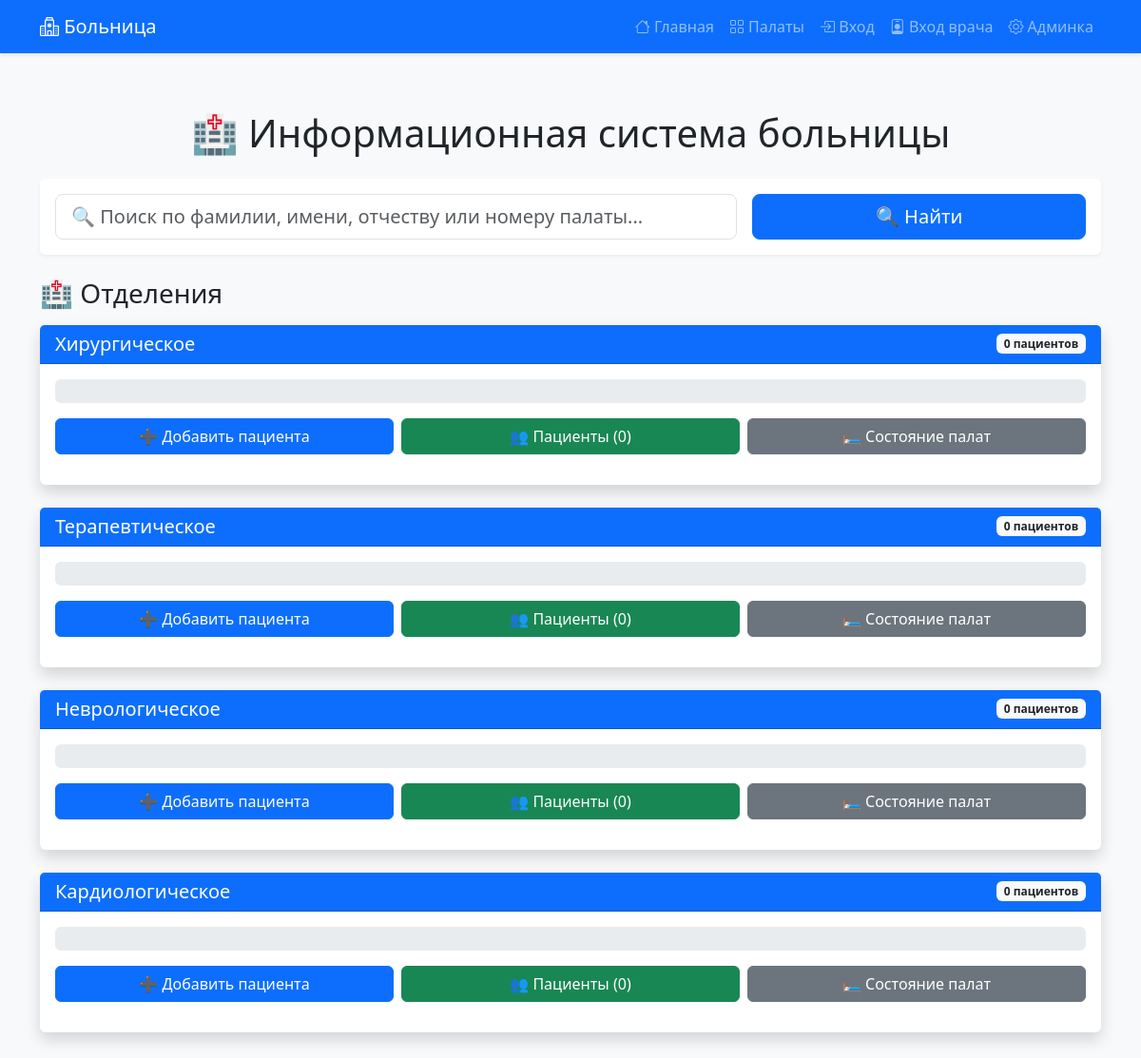
The page / on the database its author committed.
### hospital/models.py (models this page shows, shortened)
class Department(models.Model):
    name = models.CharField(max_length=100, verbose_name="Название отделения")
    class Meta:
        verbose_name = "Отделение"
        verbose_name_plural = "Отделения"

### hospital/views.py (the view)
# urls.py: path('', views.index, name='index'),
def index(request):
    create_hospital_structure()
    search_query = request.GET.get('search', '').strip()
    departments = Department.objects.all().prefetch_related('room_set', 'room_set__patient_set')
    total_rooms = Room.objects.count()
    total_capacity = Room.objects.aggregate(total=Sum('capacity'))['total'] or 0
    total_patients = Patient.objects.count()
    hospital_fill = int((total_patients / total_capacity) * 100) if total_capacity > 0 else 0
    found_patients = []
    for dep in departments:
        rooms_in_dep = Room.objects.filter(department=dep)
        dep.total_capacity = sum(r.capacity for r in rooms_in_dep)
        if search_query:
            dep_patients = Patient.objects.filter(
                room__department=dep
            ).filter(
                Q(last_name__icontains=search_query) |
                Q(first_name__icontains=search_query) |
                Q(middle_name__icontains=search_query) |
                Q(room__number__icontains=search_query)
            ).select_related('room')
            for patient in dep_patients:
                found_patients.append({
                    'patient': patient,
                    'department': dep,
                })
        else:
            dep_patients = Patient.objects.filter(room__department=dep).select_related('room')
        dep.patient_count = dep_patients.count()
        dep.fill_percent = int((dep.patient_count / dep.total_capacity) * 100) if dep.total_capacity > 0 else 0
        dep.patients = dep_patients
    context = {
        "departments": departments,
        "hospital_fill": hospital_fill,
        "total_patients": total_patients,
        "total_capacity": total_capacity,
        "search_query": search_query,
        "found_patients": found_patients,
    }
    return render(request, "index.html", context)

### hospital/views.py (called while the page is built, shortened)
def create_hospital_structure():
    if Department.objects.exists():
        return

### hospital/templates/index.html (shortened to what this page needs)
{% extends 'base.html' %}
{% block content %}
<div class="container mt-4">
    <h1 class="text-center mb-4">🏥 Информационная система больницы</h1>
    <div class="card mb-4">
        <div class="card-body">
            <form method="GET" action="{% url 'index' %}" class="row g-3">
                <div class="col-md-8">
                    <input type="text" name="search" class="form-control form-control-lg"
                           placeholder="🔍 Поиск по фамилии, имени, отчеству или номеру палаты..."
                           value="{{ search_query|default:'' }}">
                </div>
                <div class="col-md-4">
                    <button type="submit" class="btn btn-primary btn-lg w-100">🔍 Найти</button>
                </div>
            </form>
        </div>
    </div>
    {% if not search_query %}
    <h3 class="mb-3">🏥 Отделения</h3>
    <div class="row">
        {% for dep in departments %}
        <div class="col-12 mb-4">
            <div class="card shadow">
                <div class="card-header bg-primary text-white d-flex justify-content-between align-items-center">
                    <h5 class="mb-0">{{ dep.name }}</h5>
                    <span class="badge bg-light text-dark">{{ dep.patient_count }} пациентов</span>
                </div>
                <div class="card-body">
                    <div class="progress mb-3" style="height: 25px;">
                    </div>
                    <div class="row g-2 mb-3">
                        <div class="col-md-4">
                            <a href="{% url 'add_patient' %}?department={{ dep.id }}" class="btn btn-primary w-100">
                                ➕ Добавить пациента
                            </a>
                        </div>
                        <div class="col-md-4">
                            <button type="button" class="btn btn-success w-100"
                                    data-bs-toggle="modal"
                                    data-bs-target="#patientsModal{{ dep.id }}">
                                👥 Пациенты ({{ dep.patient_count }})
                            </button>
                        </div>
                        <div class="col-md-4">
                            <a href="{% url 'room_status' %}?department={{ dep.id }}" class="btn btn-secondary w-100">
                                🛏️ Состояние палат
                            </a>
                        </div>
                    </div>
                </div>
            </div>
        </div>
        {% endfor %}
    </div>
    {% endif %}
</div>
{% endblock %}

### hospital/templates/base.html (style rules this page uses)
body { background-color: #f8f9fa; min-height: 100vh; display: flex; flex-direction: column; }
.card { box-shadow: 0 2px 4px rgba(0,0,0,0.05); border: none; }
.btn-primary { background-color: #0d6efd; border-color: #0d6efd; }

### rows shown on the page
Department: name "Хирургическое", patient_count "0"
Department: name "Терапевтическое", patient_count "0"
Department: name "Неврологическое", patient_count "0"
Department: name "Кардиологическое", patient_count "0"
